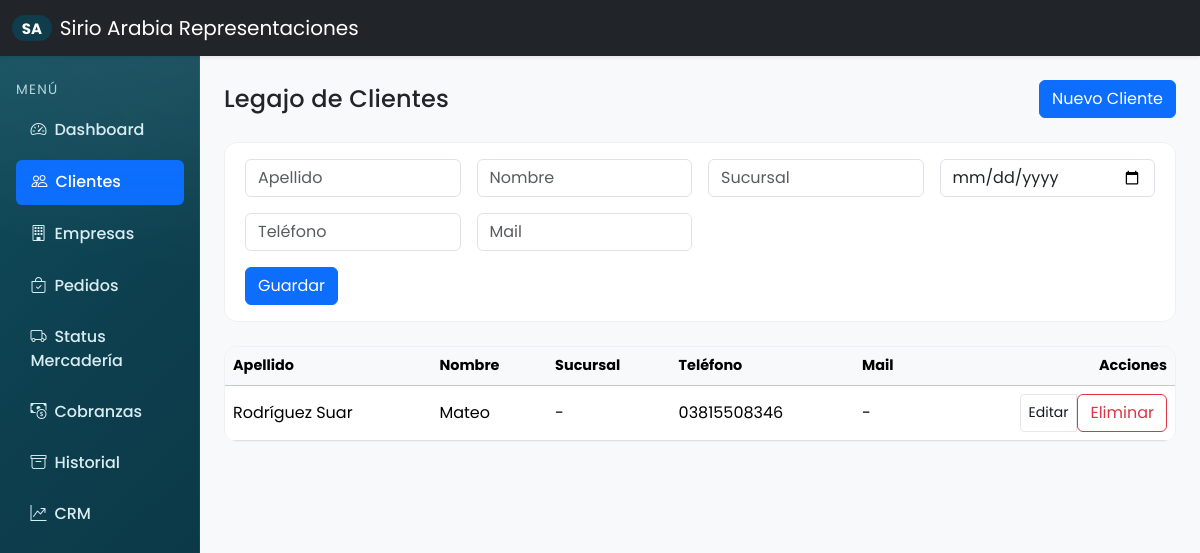
Screenshot of /clientes with the database file from the repository.
### backend/models.py (models this page shows, shortened)
class Client(db.Model):
    id = db.Column(db.Integer, primary_key=True)
    apellido = db.Column(db.String(120), nullable=False)
    nombre = db.Column(db.String(120), nullable=False)
    sucursal = db.Column(db.String(120))
    fecha_incorporacion = db.Column(db.Date, default=date.today)
    telefono = db.Column(db.String(50))
    mail = db.Column(db.String(255))
    links = db.relationship("ClientCompanyLink", backref="client", cascade="all, delete-orphan")
    orders = db.relationship("Order", backref="client", cascade="all, delete-orphan")
    branches = db.relationship("ClientBranch", backref="client", cascade="all, delete-orphan")

### backend/views/main.py (the view, shortened to what this page needs)
@bp.route("/clientes", methods=["GET", "POST"])
def clientes():
    items = Client.query.order_by(Client.apellido, Client.nombre).all()
    return render_template("clientes.html", active="clientes", items=items)

### backend/templates/clientes.html (shortened to what this page needs)
{% extends 'layout.html' %}
{% block content %}
<div class="d-flex justify-content-between align-items-center mb-4">
  <h1 class="h4 mb-0">Legajo de Clientes</h1>
  <a href="#form-cliente" class="btn btn-primary">Nuevo Cliente</a>
</div>
<div class="card mb-4">
  <div class="card-body">
    <form id="form-cliente" class="row g-3" method="post" action="{{ url_for('main.clientes') }}">
      <div class="col-md-3">
        <input name="apellido" type="text" class="form-control" placeholder="Apellido" required>
      </div>
      <div class="col-md-3">
        <input name="nombre" type="text" class="form-control" placeholder="Nombre" required>
      </div>
      <div class="col-md-3">
        <input name="sucursal" type="text" class="form-control" placeholder="Sucursal">
      </div>
      <div class="col-md-3">
        <input name="fecha_incorporacion" type="date" class="form-control" placeholder="Fecha de incorporación">
      </div>
      <div class="col-md-3">
        <input name="telefono" type="text" class="form-control" placeholder="Teléfono">
      </div>
      <div class="col-md-3">
        <input name="mail" type="email" class="form-control" placeholder="Mail">
      </div>
      <div class="col-12">
        <button class="btn btn-primary" type="submit">Guardar</button>
      </div>
    </form>
  </div>
</div>
<div class="card">
  <div class="card-body p-0">
    <div class="table-responsive">
      <table class="table table-hover align-middle mb-0">
        <thead class="table-light">
          <tr>
            <th>Apellido</th>
            <th>Nombre</th>
            <th>Sucursal</th>
            <th>Teléfono</th>
            <th>Mail</th>
            <th class="text-end">Acciones</th>
          </tr>
        </thead>
        <tbody>
        {% for c in items %}
          <tr>
            <td>{{ c.apellido }}</td>
            <td>{{ c.nombre }}</td>
            <td>{{ c.sucursal or '-' }}</td>
            <td>{{ c.telefono or '-' }}</td>
            <td>{{ c.mail or '-' }}</td>
            <td class="text-end">
              <div class="btn-group btn-group-sm" role="group">
                <button class="btn btn-outline-secondary" data-bs-toggle="modal" data-bs-target="#editCliente{{ c.id }}">Editar</button>
                <form method="post" action="{{ url_for('main.clientes_delete', client_id=c.id) }}" onsubmit="return confirm('Eliminar cliente?')">
                  <button class="btn btn-outline-danger">Eliminar</button>
                </form>
              </div>
            </td>
          </tr>
        {% else %}
          <tr><td colspan="6" class="text-center text-muted py-4">Sin clientes</td></tr>
        {% endfor %}
        </tbody>
      </table>
    </div>
  </div>
</div>
{% endblock %}

### backend/static/css/app.css (style rules this page uses)
:root { --brand:#0f3d4c;--brand-700:#09303b;--accent:#0d6efd;--ink:#111827;--muted:#6b7280 }
body { font-family:'Poppins',system-ui,-apple-system,Segoe UI,Roboto,Ubuntu,Cantarell,Noto Sans,Helvetica,Arial }
h1,h2,.sidebar-title { font-family:'Playfair Display','Poppins',serif }
h1,h2 { letter-spacing:.2px }
.card { border:1px solid #eef1f4;border-radius:.8rem;overflow:hidden }
.card .card-body { padding:1rem 1.25rem }
.table>thead { font-size:.9rem }
.btn-primary { background-color:var(--accent);border-color:var(--accent) }
.btn-outline-secondary { color:var(--ink);border-color:#e5e7eb }

### rows the page displays
Client: apellido "Rodríguez Suar", nombre "Mateo", sucursal "-", telefono "03815508346", mail "-"
